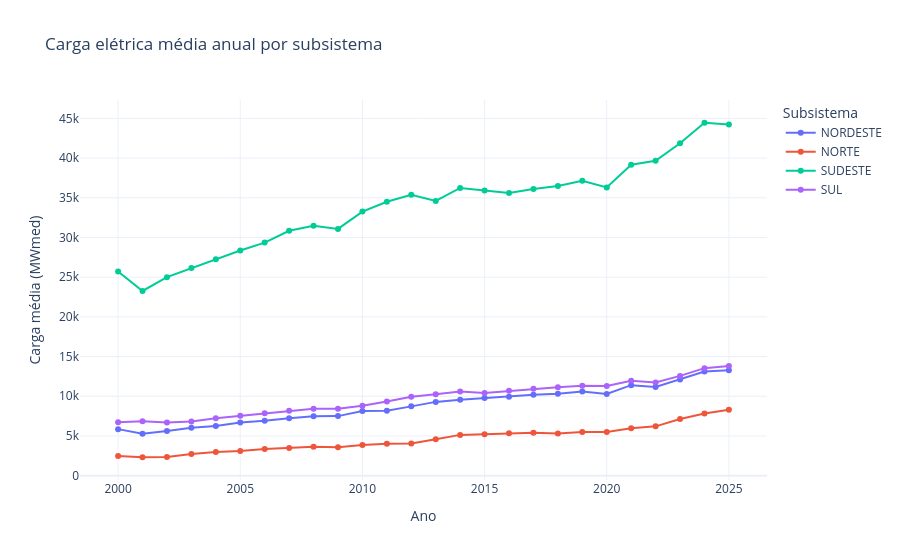

Notebook cell for this chart:
### Code cell
fig = px.line(
    annual_load,
    x=annual_load.index,
    y=annual_load.columns,
    markers=True,
    title='Carga elétrica média anual por subsistema'
)

fig.update_layout(
    xaxis_title='Ano',
    yaxis_title='Carga média (MWmed)',
    legend_title='Subsistema',
    hovermode='x unified'
)
fig.show()

### Figure 1 — Plotly figure (JSON) as saved in the notebook; plotly's stock layout.template omitted (floating-point values rounded to 4 significant figures)
{"data": [{"hovertemplate": "nom_subsistema=NORDESTE<br>ano=%{x}<br>value=%{y}<extra></extra>", "legendgroup": "NORDESTE", "line": {"color": "#636efa", "dash": "solid"}, "marker": {"symbol": "circle"}, "mode": "lines+markers", "name": "NORDESTE", "orientation": "v", "showlegend": true, "type": "scatter", "x": [2000, 2001, 2002, 2003, 2004, 2005, 2006, 2007, 2008, 2009, 2010, 2011, 2012, 2013, 2014, 2015, 2016, 2017, 2018, 2019, 2020, 2021, 2022, 2023, 2024, 2025], "xaxis": "x", "y": [5863.0, 5294.0, 5626.0, 6041.0, 6270.0, 6695.0, 6910.0, 7241.0, 7475.0, 7503.0, 8142.0, 8175.0, 8730.0, 9295.0, 9572.0, 9786.0, 9936.0, 10190.0, 10330.0, 10600.0, 10300.0, 11400.0, 11170.0, 12120.0, 13120.0, 13270.0], "yaxis": "y"}, {"hovertemplate": "nom_subsistema=NORTE<br>ano=%{x}<br>value=%{y}<extra></extra>", "legendgroup": "NORTE", "line": {"color": "#EF553B", "dash": "solid"}, "marker": {"symbol": "circle"}, "mode": "lines+markers", "name": "NORTE", "orientation": "v", "showlegend": true, "type": "scatter", "x": [2000, 2001, 2002, 2003, 2004, 2005, 2006, 2007, 2008, 2009, 2010, 2011, 2012, 2013, 2014, 2015, 2016, 2017, 2018, 2019, 2020, 2021, 2022, 2023, 2024, 2025], "xaxis": "x", "y": [2487.0, 2321.0, 2339.0, 2742.0, 2974.0, 3102.0, 3353.0, 3477.0, 3630.0, 3589.0, 3849.0, 4008.0, 4054.0, 4592.0, 5137.0, 5221.0, 5330.0, 5421.0, 5299.0, 5500.0, 5517.0, 5986.0, 6214.0, 7140.0, 7820.0, 8312.0], "yaxis": "y"}, {"hovertemplate": "nom_subsistema=SUDESTE<br>ano=%{x}<br>value=%{y}<extra></extra>", "legendgroup": "SUDESTE", "line": {"color": "#00cc96", "dash": "solid"}, "marker": {"symbol": "circle"}, "mode": "lines+markers", "name": "SUDESTE", "orientation": "v", "showlegend": true, "type": "scatter", "x": [2000, 2001, 2002, 2003, 2004, 2005, 2006, 2007, 2008, 2009, 2010, 2011, 2012, 2013, 2014, 2015, 2016, 2017, 2018, 2019, 2020, 2021, 2022, 2023, 2024, 2025], "xaxis": "x", "y": [25730.0, 23270.0, 25010.0, 26140.0, 27250.0, 28360.0, 29360.0, 30850.0, 31480.0, 31090.0, 33270.0, 34510.0, 35370.0, 34610.0, 36250.0, 35920.0, 35600.0, 36110.0, 36490.0, 37140.0, 36310.0, 39180.0, 39670.0, 41880.0, 44460.0, 44230.0], "yaxis": "y"}, {"hovertemplate": "nom_subsistema=SUL<br>ano=%{x}<br>value=%{y}<extra></extra>", "legendgroup": "SUL", "line": {"color": "#ab63fa", "dash": "solid"}, "marker": {"symbol": "circle"}, "mode": "lines+markers", "name": "SUL", "orientation": "v", "showlegend": true, "type": "scatter", "x": [2000, 2001, 2002, 2003, 2004, 2005, 2006, 2007, 2008, 2009, 2010, 2011, 2012, 2013, 2014, 2015, 2016, 2017, 2018, 2019, 2020, 2021, 2022, 2023, 2024, 2025], "xaxis": "x", "y": [6736.0, 6849.0, 6693.0, 6839.0, 7237.0, 7557.0, 7852.0, 8167.0, 8427.0, 8421.0, 8803.0, 9339.0, 9944.0, 10250.0, 10600.0, 10430.0, 10680.0, 10960.0, 11140.0, 11340.0, 11290.0, 11970.0, 11740.0, 12570.0, 13550.0, 13800.0], "yaxis": "y"}], "layout": {"hovermode": "x unified", "legend": {"title": {"text": "Subsistema"}, "tracegroupgap": 0}, "title": {"text": "Carga elétrica média anual por subsistema"}, "xaxis": {"anchor": "y", "domain": [0, 1], "title": {"text": "Ano"}}, "yaxis": {"anchor": "x", "domain": [0, 1], "title": {"text": "Carga média (MWmed)"}}}}
